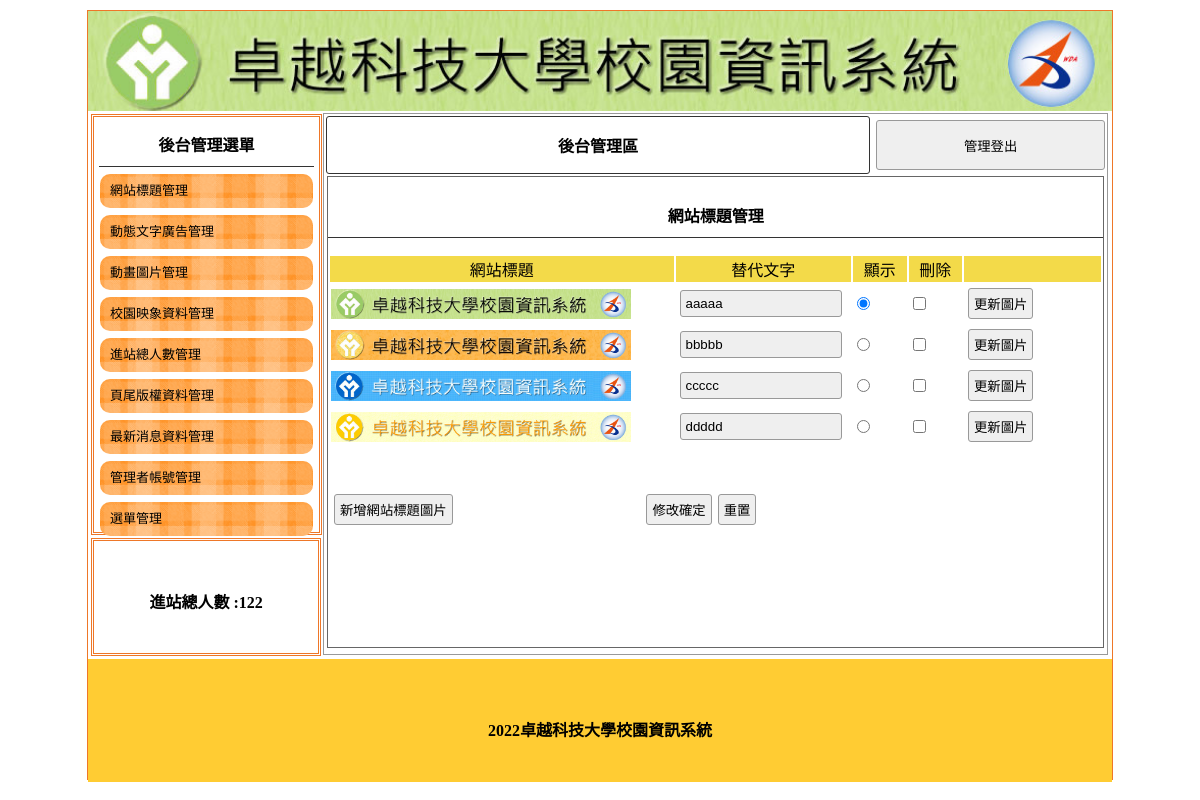
The page /back.php (signed in) on the database its author committed.
### tables this page shows
CREATE TABLE `title` (
  `id` int(11) UNSIGNED NOT NULL,
  `img` text DEFAULT NULL,
  `text` text DEFAULT NULL,
  `sh` int(1) NOT NULL DEFAULT 1
);

CREATE TABLE `total` (
  `id` int(11) UNSIGNED NOT NULL,
  `total` int(11) DEFAULT NULL
);

CREATE TABLE `bottom` (
  `id` int(10) UNSIGNED NOT NULL,
  `bottom` text DEFAULT NULL
);

### base.php (called while the page is built, shortened)
<?php
class DB
{
    protected $dsn = "mysql:host=localhost;charset=utf8;dbname=web01";
    protected $user = "root";
    protected $pw = "";
    protected $pdo;
    public $table;
    public function __construct($table)
    {
        $this->table = $table;
        $this->pdo = new PDO($this->dsn, $this->user, $this->pw);
    }
    private function setStr($table)
    {
        switch ($table) {
            case "title":
                $this->title = "網站標題管理";
                $this->button = "新增網站標題圖片";
                $this->header = "網站標題";
                $this->append = "替代文字";
                break;
            case "ad":
                $this->title = "動態文字廣告管理";
                $this->button = "新增動態文字廣告";
                $this->header = "動態文字廣告";
                break;
            case "mvim":
                $this->title = "動畫圖片管理";
                $this->button = "新增動畫圖片";
                $this->header = "動畫圖片";
                $this->upload = "動畫圖片";
                break;
            case "image":
                $this->title = "校園映像資料管理";
                $this->button = "新增校園映像資料";
                $this->header = "校園映像資料圖片";
                $this->upload = "校園映像資料";
                break;
            case "news":
                $this->title = "最新消息資料管理";
                $this->button = "新增最新消息資料";
                $this->header = "最新消息資料內容";
                break;
            case "total":
                $this->title = "進站總人數管理";
                $this->button = "";
                $this->header = "進站總人數";
                break;
            case "bottom":
                $this->title = "頁尾版權資料管理";
                $this->button = "";
                $this->header = "頁尾版權資料";
                break;
            case "admin":
                $this->title = "管理者帳號管理";
                $this->button = "新增管理者帳號";
                $this->header = "帳號";
                $this->append = "密碼";
                break;
            case "menu":
                $this->title = "選單管理";
                $this->button = "新增主選單";
                $this->header = "主選單名稱";
                $this->append = "選單連結網址";
                break;
        }
    }
    public function find($id)
    {
        $sql = "SELECT * FROM $this->table WHERE ";
        if (is_array($id)) {
            foreach ($id as $key => $value) {
                $tmp[] = "`$key`='$value'";
            }
            $sql .= implode(" AND ", $tmp);
        } else {
            $sql .= " `id`='$id'";
        }
        return $this->pdo->query($sql)->fetch(PDO::FETCH_ASSOC);
    }
    public function all(...$arg)
    {
        $sql = "SELECT * FROM $this->table ";
        return $this->pdo->query($sql)->fetchAll(PDO::FETCH_ASSOC);
    }
}
$Title = new DB('title');
$Bottom = new DB('bottom');
$Total = new DB('total');
$tt=$_GET['do']??'';
switch($tt){
        default:
        $DB=$Title;
        break;
}

### back/title.php (the view, shortened to what this page needs)
<div style="width:99%; height:87%; margin:auto; overflow:auto; border:#666 1px solid;">
    <p class="t cent botli"><?= $DB->title; ?></p>
    <form method="post" action="api/edit.php?do=<?= $DB->table; ?>">
        <table width="100%">
            <tbody>
                <tr class="yel">
                    <td width="45%"><?= $DB->header; ?></td>
                    <td width="23%"><?= $DB->append; ?></td>
                    <td width="7%">顯示</td>
                    <td width="7%">刪除</td>
                    <td></td>
                </tr>
                <?php
                $rows = $DB->all();
                foreach ($rows as $row) {
                    $checked = ($row['sh'] == 1) ? 'checked' : '';
                ?>
                    <tr>
                        <td width="45%"><img src="./img/<?= $row['img']; ?>" style="width:300px;height:30px;"></td>
                        <td width="23%"><input type="text" name="text[]" value="<?= $row['text']; ?>"></td>
                        <td width="7%"><input type="radio" name="sh" value="<?= $row['id']; ?>" <?=$checked;?>></td>
                        <td width="7%"><input type="checkbox" name="del[]" value="<?= $row['id']; ?>"></td>
                        <td>
                            <input type="button" onclick="op(&#39;#cover&#39;,&#39;#cvr&#39;,&#39;modal/upload.php?do=<?= $DB->table; ?>&id=<?= $row['id']; ?>&#39;)" value="更新圖片">
                        </td>
                    </tr>
                <?php
                }
                ?>
            </tbody>
        </table>
        <table style="margin-top:40px; width:70%;">
            <tbody>
                <tr>
                    <td width="200px"><input type="button" onclick="op(&#39;#cover&#39;,&#39;#cvr&#39;,&#39;modal/<?= $DB->table; ?>.php?table=<?= $DB->table; ?>&#39;)" value="<?= $DB->button; ?>"></td>
                    <td class="cent"><input type="submit" value="修改確定"><input type="reset" value="重置">
                    </td>
                </tr>
            </tbody>
        </table>
    </form>
</div>

### back.php (shortened to what this page needs)
<?php
include "base.php";
?>
<!DOCTYPE html PUBLIC "-//W3C//DTD XHTML 1.0 Transitional//EN" "http://www.w3.org/TR/xhtml1/DTD/xhtml1-transitional.dtd">
<html xmlns="http://www.w3.org/1999/xhtml">
<head>
	<link href="./css/css.css" rel="stylesheet" type="text/css">
</head>
<body>
	<div id="main">
		<?php
		include "./front/header.php";
		?>
		<div id="ms">
			<div id="lf" style="float:left;">
				<div id="menuput" class="dbor">
					<span class="t botli">後台管理選單</span>
					<a style="color:#000; font-size:13px; text-decoration:none;" href="?do=title">
						<div class="mainmu">
							網站標題管理 </div>
					</a>
					<a style="color:#000; font-size:13px; text-decoration:none;" href="?do=ad">
						<div class="mainmu">
							動態文字廣告管理 </div>
					</a>
					<a style="color:#000; font-size:13px; text-decoration:none;" href="?do=mvim">
						<div class="mainmu">
							動畫圖片管理 </div>
					</a>
					<a style="color:#000; font-size:13px; text-decoration:none;" href="?do=image">
						<div class="mainmu">
							校園映象資料管理 </div>
					</a>
					<a style="color:#000; font-size:13px; text-decoration:none;" href="?do=total">
						<div class="mainmu">
							進站總人數管理 </div>
					</a>
					<a style="color:#000; font-size:13px; text-decoration:none;" href="?do=bottom">
						<div class="mainmu">
							頁尾版權資料管理 </div>
					</a>
					<a style="color:#000; font-size:13px; text-decoration:none;" href="?do=news">
						<div class="mainmu">
							最新消息資料管理 </div>
					</a>
					<a style="color:#000; font-size:13px; text-decoration:none;" href="?do=admin">
						<div class="mainmu">
							管理者帳號管理 </div>
					</a>
					<a style="color:#000; font-size:13px; text-decoration:none;" href="?do=menu">
						<div class="mainmu">
							選單管理 </div>
					</a>
				</div>
				<div class="dbor" style="margin:3px; width:95%; height:20%; line-height:100px;">
					<span class="t">進站總人數 :<?= $Total->find(1)['total']; ?></span>
				</div>
			</div>
			<div class="di" style="height:540px; border:#999 1px solid; width:76.5%; margin:2px 0px 0px 0px; float:left; position:relative; left:20px;">
				<table width="100%">
					<tbody>
						<tr>
							<td style="width:70%;font-weight:800; border:#333 1px solid; border-radius:3px;" class="cent"><a href="?do=admin" style="color:#000; text-decoration:none;">後台管理區</a></td>
							<td><button onclick="document.cookie=&#39;user=&#39;;location.replace(&#39;api/logout.php&#39;)" style="width:99%; margin-right:2px; height:50px;">管理登出</button></td>
						</tr>
					</tbody>
				</table>
				<?php
				$do=$_GET['do']??'title';
				$file="./back/".$do.".php";
				if(file_exists($file)){
					include $file;
				}else{
					include "./back/title.php";
				}
				?>
			</div>
		</div>
		<div style="width:1024px; left:0px; position:relative; background:#FC3; margin-top:4px; height:123px; display:block;">
			<span class="t" style="line-height:123px;"><?= $Bottom->find(1)['bottom']; ?></span>
		</div>
	</div>
</body>
</html>

### front/header.php
<a title="<?= $Title->find(['sh' => 1])['text']; ?>" href="index.php">
			<div class="ti" style="background:url(&#39;img/<?= $Title->find(['sh' => 1])['img']; ?>&#39;); background-size:cover;"></div>
		</a>

### css/css.css (style rules this page uses)
body { padding:0px; margin:0px; }
#main { width:1024px; height:768px; margin:10px auto 10px auto; border:#EE7728 1px solid; position:relative; }
.ti { width:100%; height:100px; position:relative; background-size:cover; background-repeat:no-repeat; }
.dbor { border:#EE7728 double 3px; margin:1px; padding:2px 10px 2px 10px; }
.t { font-weight:800; display:block; text-align:center; padding:10px 1px 10px 1px; }
.botli { border-bottom:#333 1px solid; }
.mainmu { position:relative; border-radius:10px; background:url(../img/menu.fw.png) center no-repeat; background-size:cover; line-height:30px; padding:2px 10px 2px 10px; margin:7px 1px 7px 1px; height: 30px; }
#lf { height:540px; width:21%; display:inline-block; }
#menuput { width:100%; height:75%; position:relative; padding:5px; display:block; margin: 3px; }
.di { display:inline-block; }
.cent { text-align:center; }
input,button { border:#999 1px solid; border-radius:3px; background:#EFEFEF; padding:5px; margin:3px; }
input[type=text],input[type=password] { width:150px; }
.yel td { background:#F3DA49; text-align:center; }

### rows shown on the page
title: img (picture), text "aaaaa"
total: total "122"
title: img (picture), text "bbbbb"
title: img (picture), text "ccccc"
title: img (picture), text "ddddd"
bottom: bottom "2022卓越科技大學校園資訊系統"

### other values the page prints
$DB->title "網站標題管理"
$DB->header "網站標題"
$DB->append "替代文字"
